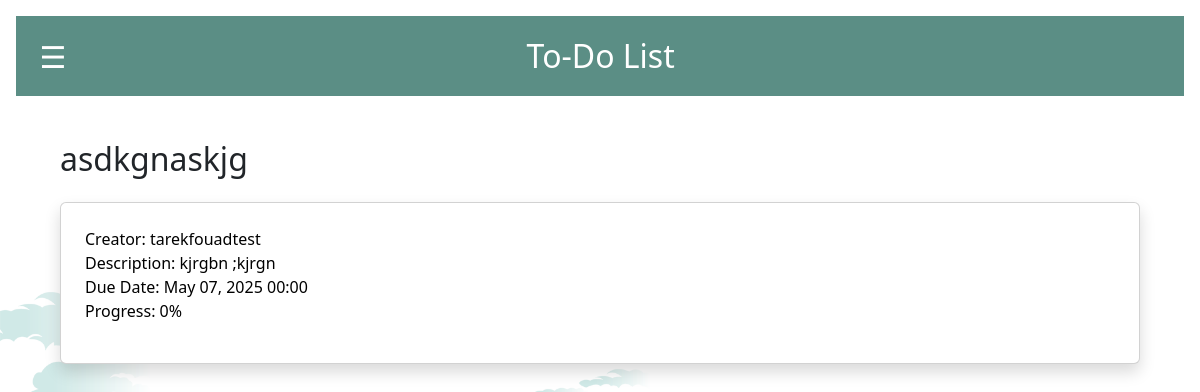
Page /shared_task/15 on the committed database.
### todoapp/models.py (models this page shows, shortened)
class Task(models.Model):
    name = models.CharField(max_length=255)
    objects = models.Manager()
    creator = models.ForeignKey(User, on_delete=models.CASCADE)
    description = models.TextField()
    due_date = models.DateTimeField()
    progress = models.IntegerField(default=0)
    is_completed = models.BooleanField(default=False)
    is_archived = models.BooleanField(default=False)
    ignore_archive = models.BooleanField(default=False)
    categories = models.ManyToManyField(Category, related_name="tasks", blank=True)
    assigned_users = models.ManyToManyField(User, related_name="assigned_tasks")
    notifications_enabled = models.BooleanField(default=False)
    NOTIFICATION_TIMES = [
        (10, '10 minutes before'),
        (60, '1 hour before'),
        (1440, '1 day before'),
    ]
    NOTIFICATION_TYPES = [
        ('push', 'Push Notification'),
        ('email', 'Email Notification'),
    ]
    notification_time = models.IntegerField(choices=NOTIFICATION_TIMES, default=60)
    notification_type = models.CharField(
        max_length=10,
        choices=NOTIFICATION_TYPES,
        default='push'
    )

### todoapp/views.py (the view)
# urls.py: path('shared_task/<int:task_id>', views.shared_task_view, name='shared_task_view'),
def shared_task_view(request, task_id):
    task = get_object_or_404(Task, id=task_id)
    no_requests = True
    if request.user.is_authenticated:
        task_collab_filter = TaskCollabRequest.objects.filter(
            task_id = task_id, to_user=request.user)
        if task_collab_filter.exists():
            no_requests = False
    can_accept = (
        request.user.is_authenticated and
		request.user.username != task.creator.username and
		request.user not in task.assigned_users.all()
		and no_requests
		)
    context = {
		"task": task,
		"show_button": can_accept
	}
    return render(request, 'shared_task_view.html', context)

### todoapp/context_processors.py (called while the page is built)
def vapid_key(request):
    return {
        'vapid_key': settings.VAPID_PUBLIC_KEY
    }

### todoapp/templates/shared_task_view.html (shortened to what this page needs)
{% extends 'base.html' %}
{% block content %}
<div class="container mt-4">
    <h2 class="mb-4">{{ task.name }}</h2>
    <div class="card p-4 shadow">
        <p style="color: black;">
            Creator: {{ task.creator }}
        <br>
            Description: {{ task.description }}
        <br>
            Due Date: {{ task.due_date|date:"M d, Y H:i" }}
        <br>
            Progress: {{ task.progress }}%
        </p>
    </div>
</div>
{% endblock %}

### todoapp/templates/base.html (style rules this page uses)
body { margin: 0; background-image: url('../static/todolist-background.png'); background-size: cover; background-repeat: no-repeat; }

### rows in the picture
Task: name "asdkgnaskjg", creator "tarekfouadtest", description "kjrgbn ;kjrgn", due_date "May 07, 2025 00:00", progress "0"
